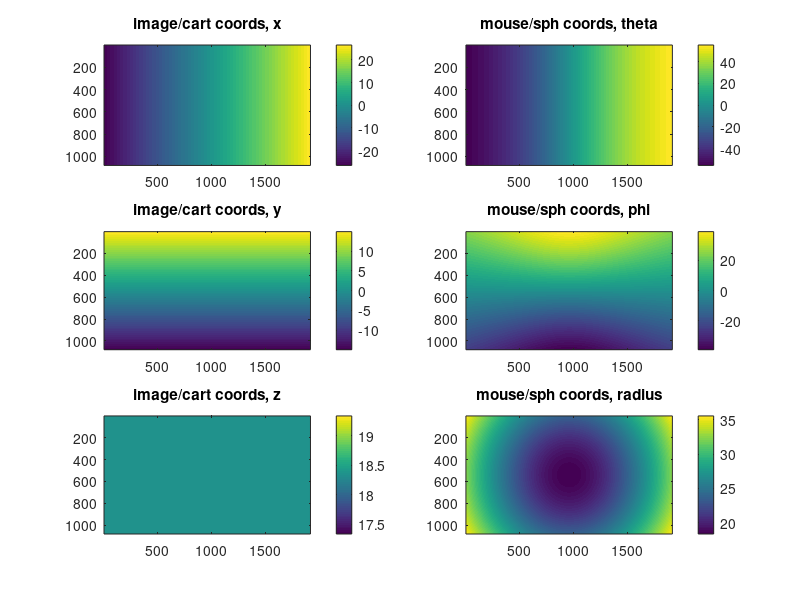
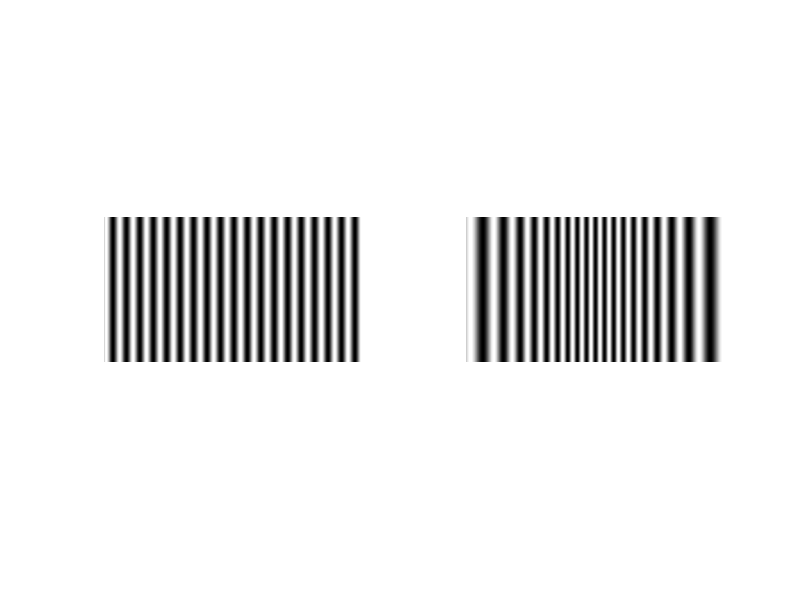

Here is the MATLAB script that generated these plots, in order: (Note: this script raises an error after producing the figures.)
%{ 
To exit the visual stimulus presentation: hold the escape key.

Windows installation:

Filesystem locations given here are examples. You could choose other disc drives or folders of your liking instead:
Skip this step and go directly to step 2 if you use Matlab R2014b or later, instead of an older Matlab version or of GNU/Octave.
Download and install the Subversion installer
Windows: Subversion 1.7.x command-line client

Download the Psychtoolbox installer to your desktop.
You must install the 64-Bit GStreamer-1.20.5 MSVC or later versions runtime from gstreamer.freedesktop.org even if you do not need multi-media support! Do not install the MINGW variant, it will not work, but likely crash! Make absolutely sure that you install all offered packages. Read help GStreamer carefully for this purpose, before downloading and installing GStreamer.

If you intend to use Octave, you will need to delete the following DLL files from the C:\Program Files\GNU Octave\Octave-7.3.0\mingw64\bin\ folder: opengl32.dll – Otherwise hardware accelerated visual stimulation will not work.

You may also need to install the Microsoft Runtime Libraries for MSVC 2015-2019 if you use Matlab instead of Octave. For a few use cases you may even need those if you use Octave. You can find installers for these at Microsoft’s site beforehand. Otherwise when our installer aborted half-ways, follow the instructions it prints to the console. Or simply click this link to get a copy bundled with Psychtoolbox

Open Matlab as administrative user (right-click the Matlab shortcut and “Run As Administrator”) and type the following in the command window, assuming you want Psychtoolbox to be installed inside the C:\toolbox folder:
>> cd('into the folder where you downloaded DownloadPsychtoolbox.m to').
>> DownloadPsychtoolbox('C:\toolbox') 
The second command will take a bit of time (a few minutes in some cases) and may generate a lot of output. Please be patient (and make sure your computer is not going to go onto standby while installing). You may get the command line reappear before the installation is finished - so don’t assume the command line reappearing means that installation has hung. The installer will tell you when it is finished.
%}

clear all;

% for ASUS VG248QG using Allen Brain Lab monitor displacement
% monitor is: 
% 53.126 cm wide
% 29.889 cm high
% 118.6 mm lateral, 86.2 mm anterior and 31.6 mm dorsal to the right eye
MonitorAnteriorDisplacement_cm = 8.62;
MonitorDorsalDisplacement_cm = 3.16;
w = 53.136;  % width of screen, in cm
h = 29.889;  % height of screen, in cm
cx = w/2 + MonitorAnteriorDisplacement_cm; % eye x location, in cm
%cy = h/2 + MonitorDorsalDisplacement_cm; % eye y location, in cm
% since we're trying to place center of monitor at center of mouse
% field of view, then these x&y should be monitor center

cx = w/2;   % eye x location, in cm
cy = h/2; % eye y location, in cm

% w = 56.69;  % width of screen, in cm
% h = 34.29;  % height of screen, in cm
% cx = w/2;   % eye x location, in cm
% %cy = 11.42; % eye y location, in cm
% cy = h/2; % eye y location, in cm

% Distance to bottom of screen, along the horizontal eye line
%zdistBottom = 24.49;     % in cm
zdistBottom = 18.337;     % in cm
%zdistTop    = 14.18;     % in cm

% Alternatively, you can specify the angle of the screen
%screenAngle = 72.5;   % in degrees, measured from table surface in front of screen to plane of screen
screenAngle = 90;   % in degrees, measured from table surface in front of screen to plane of screen
zdistTop = zdistBottom - (h*sin(deg2rad(90-screenAngle)));

% pxXmax = 200; % number of pixels in an image that fills the whole screen, x
% pxYmax = 150; % number of pixels in an image that fills the whole screen, y
pxXmax = 1920; % number of pixels in an image that fills the whole screen, x
pxYmax = 1080; % number of pixels in an image that fills the whole screen, y

% Internal conversions
top = h-cy;
bottom = -cy;
right = cx;
left = cx - w;

% Convert Cartesian to spherical coord
% In image space, x and y are width and height of monitor and z is the
% distance from the eye. I want Theta to correspond to azimuth and Phi to
% correspond to elevation, but these are measured from the x-axis and x-y
% plane, respectively. So I need to exchange the axes this way, prior to
% converting to spherical coordinates:
% orig (image) -> for conversion to spherical coords
% Z -> X
% X -> Y
% Y -> Z

[xi,yi] = meshgrid(1:pxXmax,1:pxYmax);
cart_pointsX = left + (w/pxXmax).*xi;
cart_pointsY = top - (h/pxYmax).*yi;
cart_pointsZ = zdistTop + ((zdistBottom-zdistTop)/pxYmax).*yi;
[sphr_pointsTh sphr_pointsPh sphr_pointsR] ...
            = cart2sph(cart_pointsZ,cart_pointsX,cart_pointsY);

%% view results
figure
subplot(3,2,1)
imagesc(cart_pointsX)
colorbar
title('image/cart coords, x')
subplot(3,2,3)
imagesc(cart_pointsY)
colorbar
title('image/cart coords, y')
subplot(3,2,5)
imagesc(cart_pointsZ)
colorbar
title('image/cart coords, z')

subplot(3,2,2)
imagesc(rad2deg(sphr_pointsTh))
colorbar
title('mouse/sph coords, theta')
subplot(3,2,4)
imagesc(rad2deg(sphr_pointsPh))
colorbar
title('mouse/sph coords, phi')
subplot(3,2,6)
imagesc(sphr_pointsR)
colorbar
title('mouse/sph coords, radius')


%% create grating 
Ysize = 1080;
Xsize = 1920;

% compute grating according to square grid of largest pixel dimension
if Ysize > Xsize
    gratingSize = [Ysize, Ysize]; % Size of grating in pixels
else
    gratingSize = [Xsize, Xsize]; % Size of grating in pixels
end



% Define the timing parameters
gratingDuration = .25; % Duration of grating stimulus in seconds
blankDurationOrig = 0; % Duration of gray screen stimulus in seconds
sessionduration = 10 ; % session duration in minutes

Initialcycles = 0; %50; % Number of cycles that will have blankdurationOrig only it won't be part of randsample function

oddballfrequency = 0 ; % Frequency of different blank duration
Randomdurationmin = 30;% Time in ms % Oddball min and max interval duration; uniform distribution.
Randomdurationmax = 3000; % Time in ms


% Define the parameters of the grating
%gratingSize = [1920, 1920]; % Size of grating in pixels
spatialFreq = .01; % Spatial frequency of grating in cycles per pixel
orientation = 0; % Orientation of grating in degrees
contrast = 1; % Contrast of grating (0 to 1)
phase = 0.5;
% temporalFreq = 0; % Temporal frequency of grating in Hz

FullScreen = true; % Choosing screen size
circle = false; % If true grating will be in circular shape

if FullScreen == true
    circle = false ;
end


nCycles = sessionduration*60/(blankDurationOrig + gratingDuration); % Number of cycles to present


% Calculate the parameters needed for the grating
pixPerCycle = 1 / spatialFreq;
freqPerPixel = 1 / pixPerCycle;
% cyclesPerFrame = temporalFreq / Screen('NominalFrameRate', win);
% phaseStep = cyclesPerFrame * 2 * pi * pixPerCycle;

% Set up the grating texture
if circle == false 
    [x, y] = meshgrid(1:gratingSize(1), 1:gratingSize(2));
else 
    [x, y] = meshgrid(-gratingSize(1)/2:gratingSize(1)/2-1, -gratingSize(2)/2:gratingSize(2)/2-1);
    aperture = sqrt(x.^2 + y.^2) < (min(gratingSize)/2);
    x(~aperture) = nan;
    y(~aperture) = nan;
end

gray = 0.5 * ones(gratingSize);
sinGrating = gray + contrast/2 .* sin(freqPerPixel * 2 * pi * (cos(orientation * pi / 180) * x + sin(orientation * pi / 180) * y) + phase);
sinGrating(sinGrating > 1) = 1; % Cap values above 1 to 1 (white)
sinGrating(sinGrating < 0) = 0; % Cap values below 0 to 0 (black)

gray = gray(1:Ysize, 1:Xsize); % clip to monitor
sinGrating = sinGrating(1:Ysize, 1:Xsize); % clip to monitor

% Rescale the Cartesian maps into dimensions of radians
xmaxRad = max(sphr_pointsTh(:));
ymaxRad = max(sphr_pointsPh(:));

fx = xmaxRad/max(cart_pointsX(:));
fy = ymaxRad/max(cart_pointsY(:));

I = sinGrating;

% Apply the distortion via interpolation
ZI = interp2(cart_pointsX.*fx,cart_pointsY.*fy,I,sphr_pointsTh,sphr_pointsPh);

h=figure;
subplot(1,2,1)
imshow(I)
subplot(1,2,2)
imshow(ZI)


% Initialize Psychtoolbox
PsychDefaultSetup(2);
% Screen('Preference', 'SkipSyncTests', 1); % Skip sync tests for now
Screen('Preference', 'SkipSyncTests', 1); % Skip sync tests for now

% Open a window
% [win, winRect] = PsychImaging('OpenWindow', 0, 0);
[win, winRect] = PsychImaging('OpenWindow', 2, 0); % second argument is Monitor ID
% if above line returns incorrect screen index, can check detected monitors with Screen('Screens')

gratingTexture = Screen('MakeTexture', win, sinGrating);



% Set up the gray texture
if circle == false
    grayTexture = Screen('MakeTexture', win, gray);
else
    gray = 0.5 * ones(gratingSize);
    [x, y] = meshgrid(-gratingSize(1)/2:gratingSize(1)/2-1, -gratingSize(2)/2:gratingSize(2)/2-1);
    grayAperture = sqrt(x.^2 + y.^2) < (min(gratingSize)/2);
    gray(~grayAperture) = nan;
    grayTexture = Screen('MakeTexture', win, gray);
end
% Calculate the number of cycles that will have a different gray duration
nDifferentGrayDurations = round((nCycles-Initialcycles) * oddballfrequency);

% Generate a vector indicating which cycles will have a different gray duration
differentGrayDurationsIdx = randsample(Initialcycles+1:nCycles, nDifferentGrayDurations);

% Start the presentation
for iCycle = 1:nCycles
    %  Check for escape key
    [keyIsDown, ~, keyCode] = KbCheck;
    if keyIsDown && keyCode(KbName('escape'))
        break;
    end
    % Check if this is the 5th cycle
    %if mod(iCycle, 5) == 0
    % Check if this cycle should have a different gray duration
    if any(iCycle == differentGrayDurationsIdx)
        % If so, change the duration of the gray screen stimulus
        blankDuration = randi([Randomdurationmin, Randomdurationmax])/1000; % convert to seconds
    else
        % Otherwise, use the default duration
        blankDuration = blankDurationOrig;
    end
    
    % Present the grating stimulus
    tStart = GetSecs;
    tEnd = tStart + gratingDuration;
    while GetSecs < tEnd
        % phase = phase + phaseStep;
        sinGrating = gray + contrast/2 .* sin(freqPerPixel * 2 * pi * (cos(orientation * pi / 180) * x + sin(orientation * pi / 180) * y) + phase);
        sinGrating(sinGrating > 1) = 1;
        sinGrating(sinGrating < 0) = 0;
        %Screen('DrawTexture', win, gratingTexture, [], [], orientation);
        if FullScreen == true
            Screen('DrawTexture', win, gratingTexture, [], winRect);
        else
            Screen('DrawTexture', win, gratingTexture, [], []);
        end
        Screen('Flip', win);
        %  Check for escape key
        [keyIsDown, ~, keyCode] = KbCheck;
        if keyIsDown && keyCode(KbName('escape'))
            break;
        end
    end
    
    % Present the gray screen stimulus
    tStart = GetSecs;
    tEnd = tStart + blankDuration;
    while GetSecs < tEnd
        %Screen('DrawTexture', win, grayTexture);
        if FullScreen == true
            Screen('DrawTexture', win, grayTexture, [], winRect);
            
        else
            Screen('DrawTexture', win, grayTexture,[],[]);
        end
            Screen('Flip', win);
            %  Check for escape key
            [keyIsDown, ~, keyCode] = KbCheck;
            if keyIsDown && keyCode(KbName('escape'))
                break;
            end

    end
end

% Clean Up
Screen('CloseAll');
